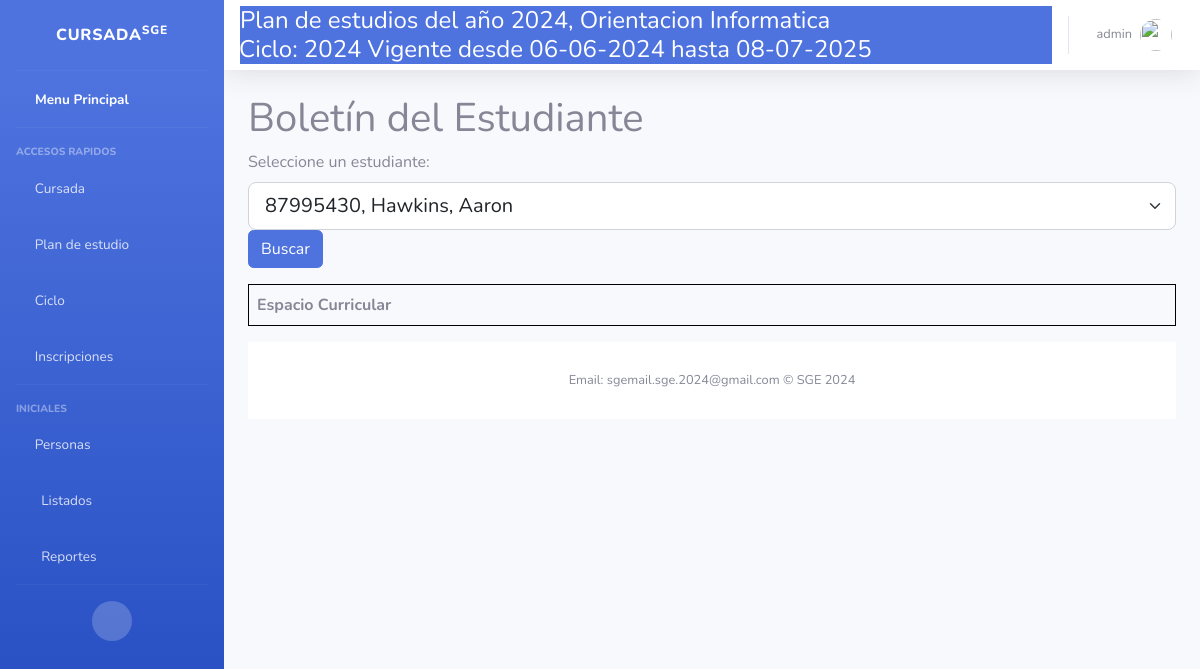
The app's page /Clases/verBoletines/ (signed in) with its own data.
### Core/models.py (models this page shows, shortened)
class PlanDeEstudios(models.Model):
    MAXCODIGO=20
    MAXANIO=4
    MAXORIENTACION= 50
    MAXNIVEL= 50
    MAXDESCRIPCION=50
    codigo= models.CharField(
        help_text="Ej: 123456",
        unique=True,
        max_length=MAXCODIGO,
        null=False,
        blank=False,
        error_messages={
            'blank': "El nombre es obligatorio"
        }
    )
    anio = models.CharField(
        help_text="Ej: 2024",
        unique=False,
        max_length=MAXANIO,
        null=True,
        blank=False,
        default= 1,
        error_messages={
            'blank': "el anio es obligatorio"
        }
    )
    orientacion = models.CharField(
        help_text="Ej: Profesorado de educacion primaria",
        unique=False,
        max_length=MAXORIENTACION,
        null=False,
        blank=False,
        primary_key=False,
        error_messages={
            'blank': "la orientacion es obligatoria"
        }
    )
    nivel = models.CharField(
        help_text="Ej: Primario",
        unique=False,
        max_length= MAXORIENTACION,
        null=False,
        blank=False,
        error_messages={
            'blank': "El nivel es obligatorio"
        }
    )
    descripcion = models.CharField(
        help_text="Ej: descripcion del plan de estudios",
        unique=False,
        max_length= MAXDESCRIPCION,
        null=False,
        blank=True,
    )
    esActual = models.BooleanField(
        default= True
    )
    implementado = models.BooleanField(
        default= False
    )
    cantidadAnios = models.PositiveIntegerField()
    def __str__(self):
        return "Plan de estudios del año {0}, Orientacion {1}".format(self.anio, self.orientacion)

class Ciclo (models.Model):
    anioCalendario = models.CharField(
        help_text="Ej: 2024",
        max_length=4,
        unique= True)
    fechaInicio = models.DateField(help_text="Ej: 16/02/2024",
                                   default=now)
    plan = models.ForeignKey(PlanDeEstudios, blank=False, on_delete=models.CASCADE)
    fechaFin = models.DateField(help_text="Ej: 28/11/2024",)
    esActual = models.BooleanField(
        default= True
    )
    def __str__(self):
        return "{0} Vigente desde {1} hasta {2}".format(self.anioCalendario,self.fechaInicio.strftime("%d-%m-%Y"), self.fechaFin.strftime("%d-%m-%Y"))

### Clases/views.py (the view, shortened to what this page needs)
@login_required
def verBoletines(request):
    if request.method == 'GET':
        inscripciones = Inscripcion.objects.filter(ciclo = request.ciclo)
        estudiantes = []
        for inscripcion in inscripciones:
            estudiantes.append(inscripcion.estudiante)
        estudiantes = sorted(estudiantes,key=lambda e:e.nombre)
        return render(request, 'Calificacion/verBoletines.html',
                      {'estudiantes':estudiantes})

### Core/models.py (called while the page is built)
    def __str__(self):
        return "{0}, {1}, {2}".format(self.dni, self.apellido, self.nombre)

### Clases/templates/Calificacion/verBoletines.html (shortened to what this page needs)
{% extends 'index.html' %}
{% load bootstrap5 %}
{% block content %}
<head>
</head>
<body>
    <h1>Boletín del Estudiante</h1>
    <div>
        <label for="estudiante">Seleccione un estudiante:</label>
        <select class="form-select form-select-lg" id="estudiante" name="estudiante">
            {% for estudiante in estudiantes %}
                <option value="{{ estudiante.id }}">{{ estudiante }}</option>
            {% endfor %}
        </select>
        <button class="btn btn-primary mb-3" id="buscar">Buscar</button>
    </div>
    <div id="boletin">
        <table id="tabla-notas">
            <thead>
                <tr>
                    <th>Espacio Curricular</th>
                </tr>
            </thead>
        </table>
    </div>
</body>
{% endblock %}

### principal/templates/index.html (shortened to what this page needs)
<!DOCTYPE html>
<html lang="en">
<head>
    <link href="https://cdn.jsdelivr.net/npm/bootstrap@5.2.3/dist/css/bootstrap.min.css" rel="stylesheet">
    <link href= "{% static 'vendor/fontawesome-free/css/all.min.css' %}" rel="stylesheet" type="text/css">
    <link href="{% static 'css/sb-admin-2.min.css' %}" rel="stylesheet">
    {% load bootstrap5 %}
</head>
{% block sidebar %}
<body id="page-top">
    <div id="wrapper">
        <ul class="navbar-nav bg-gradient-primary sidebar sidebar-dark accordion" id="accordionSidebar">
            <a class="sidebar-brand d-flex align-items-center justify-content-center" href="/">
                <div class="sidebar-brand-text mx-3">Cursada<sup>SGE</sup></div>
            </a>
            <hr class="sidebar-divider my-0">
            <li class="nav-item active">
                <a class="nav-link" href="/">
                    <i class="fas fa-school "></i>
                    <span>Menu Principal</span></a>
            </li>
            <hr class="sidebar-divider">
            <div class="sidebar-heading">
                Accesos Rapidos
            </div>
            {% if request.hayCicloActivo %}
            <li class="nav-item">
                <a class="nav-link collapsed" href="#" data-toggle="collapse" data-target="#collapseTree"
                    aria-expanded="true" aria-controls="collapseTwo">
                    <i class="far fa-file"></i>
                    <span>Cursada</span>
                </a>
            </li>
            {% endif %}
            <li class="nav-item">
                <a class="nav-link collapsed" href="#" data-toggle="collapse" data-target="#collapseTwo"
                    aria-expanded="true" aria-controls="collapseTwo">
                    <i class="far fa-calendar-alt "></i>
                    <span>Plan de estudio</span>
                </a>
            </li>
            {% if request.hayPlan %}
            <li class="nav-item">
                <a class="nav-link collapsed" href="#" data-toggle="collapse" data-target="#collapseCiclo"
                    aria-expanded="true" aria-controls="collapseTwo">
                    <i class="fas fa-chalkboard-teacher"></i>
                    <span>Ciclo</span>
                </a>
            </li>
            {% endif %}
            {% if request.hayCicloActivo %}
            <li class="nav-item">
                <a class="nav-link collapsed" href="#" data-toggle="collapse" data-target="#collapseUtilities"
                    aria-expanded="true" aria-controls="collapseUtilities">
                    <i class="fas fa-user-check"></i>
                    <span>Inscripciones</span>
                </a>
            </li>
            {% endif %}
            <hr class="sidebar-divider">
            <div class="sidebar-heading">
                Iniciales
            </div>
            <li class="nav-item">
                <a class="nav-link collapsed" href="#" data-toggle="collapse" data-target="#collapsePages"
                    aria-expanded="true" aria-controls="collapsePages">
                    <i class="fas fa-user-graduate fa-folder"></i>
                    <span>Personas</span>
                </a>
            </li>
            <li class="nav-item">
                <a class="nav-link collapsed" href="#" data-toggle="collapse" data-target="#collapseList"
                    aria-expanded="true" aria-controls="collapsePages">
                    <i class="fas fa-fw fa-table"></i>
                    <span>Listados</span>
                </a>
            </li>
            <li class="nav-item">
                <a class="nav-link collapsed" href="#" data-toggle="collapse" data-target="#collapseRep"
                    aria-expanded="true" aria-controls="collapsePages">
                    <i class="fas fa-fw fa-chart-area"></i>
                    <span>Reportes</span>
                </a>
            </li>
            <hr class="sidebar-divider d-none d-md-block">
            <div class="text-center d-none d-md-inline">
                <button class="rounded-circle border-0" id="sidebarToggle"></button>
            </div>
            {% endblock sidebar %}
        </ul>
        <div id="content-wrapper" class="d-flex flex-column">
            <div id="content">
<nav class="navbar navbar-expand navbar-light bg-white topbar mb-4 static-top shadow">
    <div class="input-group btn-primary d-flex flex-column">
        <h4 class="mb-0">{{request.plan}}</h4>
        <h4 class="mb-0">Ciclo: {{request.ciclo}}</h4>
    </div>
    <ul class="navbar-nav ml-auto">
        <li class="nav-item dropdown no-arrow">
            <a class="nav-link dropdown-toggle" href="#" id="userDropdown" role="button"
                data-toggle="dropdown" aria-haspopup="true" aria-expanded="false">
                <span class="mr-2 d-none d-lg-inline text-gray-600 small">{{ request.user.username }}</span>
                <img class="img-profile rounded-circle" src="{% static 'img/undraw_profile.svg' %}">
            </a>
        </li>
    </ul>
</nav>
                <div class="container-fluid">
                {% block content %}{% endblock content %}
    {% block footer %}
    <footer class="sticky-footer bg-white">
        <div class="container my-auto">
            <div class="copyright text-center my-auto">
                <span>Email: sgemail.sge.2024@gmail.com &copy; SGE 2024</span>
            </div>
        </div>
    </footer>
    {% endblock footer %}
        </div>
</body>
</html>

### Clases/templates/Calificacion/verBoletines.html (style rules this page uses)
table { border-collapse: collapse; width: 100%; }
th, td { border: 1px solid black; padding: 8px; text-align: left; }

### records on screen
PlanDeEstudios: plan "Plan de estudios del año 2024, Orientacion Informatica"
Ciclo: ciclo "2024 Vigente desde 06-06-2024 hasta 08-07-2025"

### other values on screen
{{ request.user.username }} "admin"
form field estudiante "87995430, Hawkins, Aaron"
